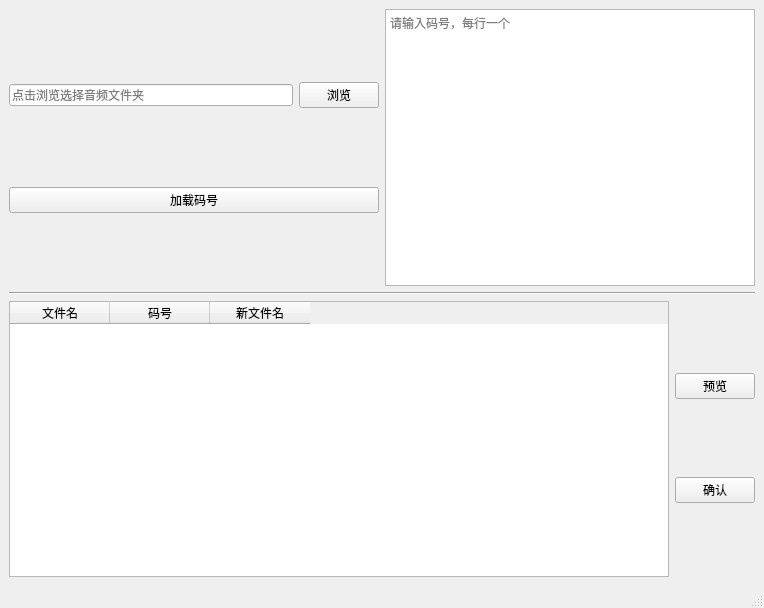
<?xml version="1.0" encoding="UTF-8"?>
<ui version="4.0">
 <class>MainWindow</class>
 <widget class="QMainWindow" name="MainWindow">
  <property name="geometry">
   <rect>
    <x>0</x>
    <y>0</y>
    <width>764</width>
    <height>608</height>
   </rect>
  </property>
  <property name="windowTitle">
   <string>文件重命名  BY：崔化鑫</string>
  </property>
  <widget class="QWidget" name="centralwidget">
   <layout class="QVBoxLayout" name="verticalLayout_2">
    <item>
     <layout class="QHBoxLayout" name="horizontalLayout_2">
      <item>
       <layout class="QVBoxLayout" name="verticalLayout" stretch="0,0">
        <item>
         <layout class="QHBoxLayout" name="horizontalLayout" stretch="0,0">
          <item>
           <widget class="QLineEdit" name="file_path">
            <property name="placeholderText">
             <string>点击浏览选择音频文件夹</string>
            </property>
           </widget>
          </item>
          <item>
           <widget class="QPushButton" name="browse">
            <property name="text">
             <string>浏览</string>
            </property>
           </widget>
          </item>
         </layout>
        </item>
        <item>
         <widget class="QPushButton" name="load">
          <property name="text">
           <string>加载码号</string>
          </property>
         </widget>
        </item>
       </layout>
      </item>
      <item>
       <widget class="QPlainTextEdit" name="codes">
        <property name="placeholderText">
         <string>请输入码号，每行一个</string>
        </property>
       </widget>
      </item>
     </layout>
    </item>
    <item>
     <widget class="Line" name="line">
      <property name="orientation">
       <enum>Qt::Horizontal</enum>
      </property>
     </widget>
    </item>
    <item>
     <layout class="QHBoxLayout" name="horizontalLayout_3">
      <item>
       <widget class="QTableWidget" name="tableWidget">
        <column>
         <property name="text">
          <string>文件名</string>
         </property>
        </column>
        <column>
         <property name="text">
          <string>码号</string>
         </property>
        </column>
        <column>
         <property name="text">
          <string>新文件名</string>
         </property>
        </column>
       </widget>
      </item>
      <item>
       <layout class="QVBoxLayout" name="verticalLayout_3">
        <item>
         <widget class="QPushButton" name="preview">
          <property name="text">
           <string>预览</string>
          </property>
         </widget>
        </item>
        <item>
         <widget class="QPushButton" name="confirm">
          <property name="text">
           <string>确认</string>
          </property>
         </widget>
        </item>
       </layout>
      </item>
     </layout>
    </item>
   </layout>
  </widget>
  <widget class="QMenuBar" name="menubar">
   <property name="geometry">
    <rect>
     <x>0</x>
     <y>0</y>
     <width>764</width>
     <height>23</height>
    </rect>
   </property>
  </widget>
  <widget class="QStatusBar" name="statusbar"/>
 </widget>
 <resources/>
 <connections/>
</ui>
